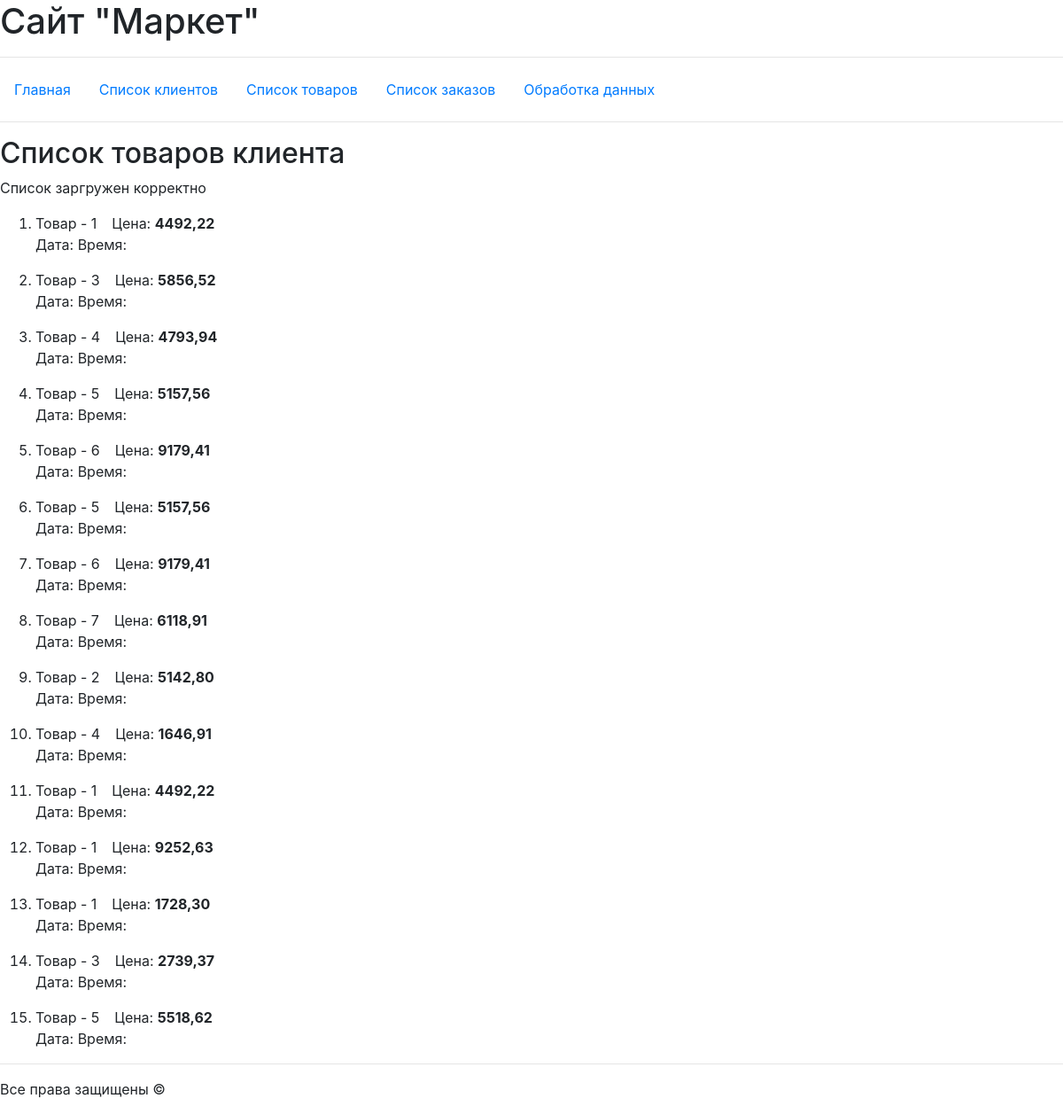
/us_pr/1/, run on an earlier commit of the app's database.
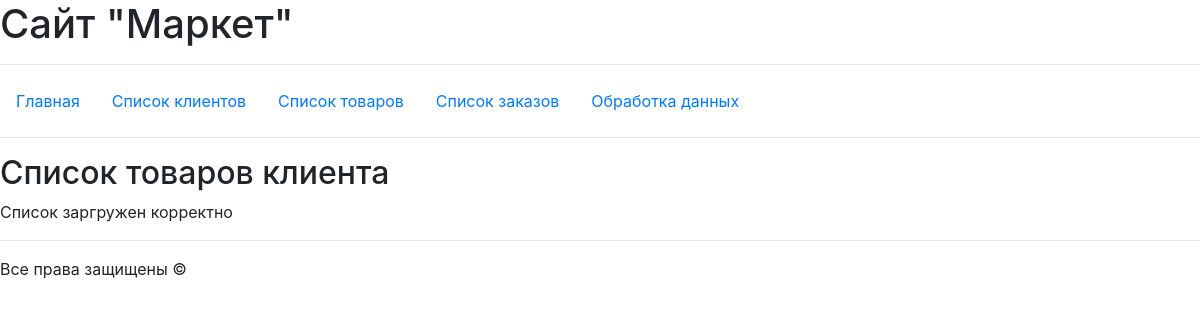
And on a later commit of the database.
### hw_app/models.py (models this page shows, shortened)
class Product(models.Model):
    name = models.CharField(max_length=100)
    content = models.TextField()
    price = models.DecimalField(default=1000.0, decimal_places=2, max_digits=10)
    count = models.IntegerField(default=1)
    add_day = models.DateField()
    image = models.ImageField(upload_to='image/', default=None)

### hw_app/views.py (the view)
# urls.py: path('us_pr/<int:uid>/', views.us_products, name='us_pr'),
def us_products(request, uid):
    user = get_object_or_404(User, pk=uid)
    orders_list = Order.objects.filter(us_name=user)
    products_list = []
    for el in orders_list:
        products_list += Order.objects.get(pk=el.id).products.all()
    context = {
        "title": 'Список клиента',
        "head": 'Список товаров клиента',
        "text": 'Список заргружен корректно',
        'user_products': products_list,
    }
    return render(request, 'hw_app/us_prod.html', context)

### hw_app/templates/hw_app/us_prod.html (shortened to what this page needs)
{% extends 'hw_app/base.html' %}
{% block content %}
    <h2>{{ head }}</h2>
    <p>{{ text }}</p>
    <div>
        <ol>
            {% for el in user_products %}
                <li>
                    {{ el.name }} &ensp; Цена: <b>{{ el.price }}</b>
                    <p>
                        Дата: {{ el.add_day|date:"d.m.Y" }} Время: {{ el.add_day|time:"H:i" }}<br>
                    </p>
                </li>
            {% endfor %}
        </ol>
    </div>
{% endblock %}

What changed in the data, as far as the page shows it:
no longer on this page (row edited): Product: name "Товар - 1", price "4492,22"
removed Product: name "Товар - 3", price "5856,52"
removed Product: name "Товар - 4", price "4793,94"
removed Product: name "Товар - 5", price "5157,56"
removed Product: name "Товар - 6", price "9179,41"
removed Product: name "Товар - 7", price "6118,91"
removed Product: name "Товар - 2", price "5142,80"
removed Product: name "Товар - 4", price "1646,91"
removed Product: name "Товар - 1", price "9252,63"
removed Product: name "Товар - 1", price "1728,30"
removed Product: name "Товар - 3", price "2739,37"
removed Product: name "Товар - 5", price "5518,62"
